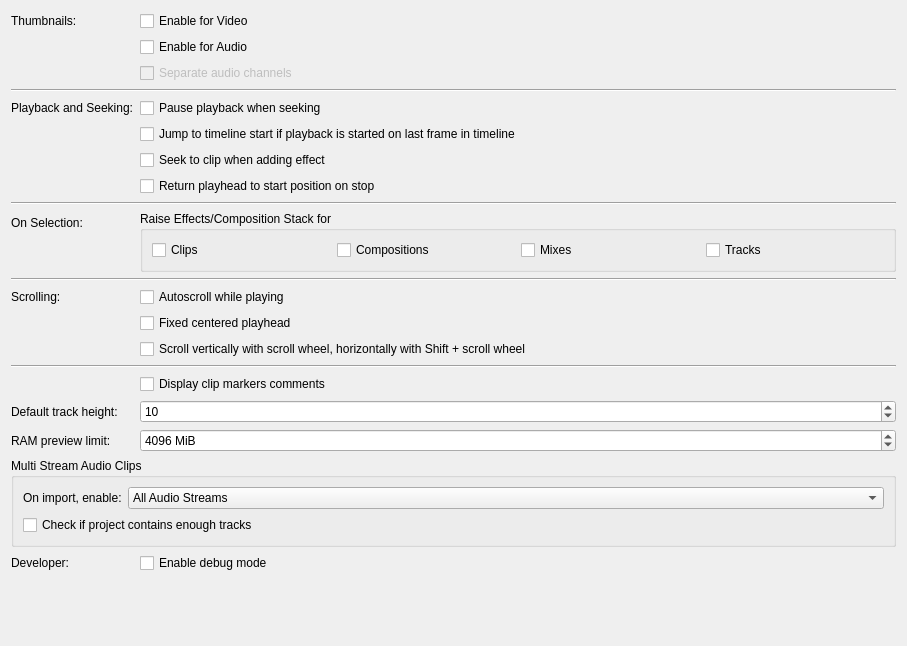
<?xml version="1.0" encoding="UTF-8"?>
<ui version="4.0">
 <author>
SPDX-FileCopyrightText: none
SPDX-License-Identifier: GPL-3.0-only OR LicenseRef-KDE-Accepted-GPL
 </author>
 <class>ConfigTimeline_UI</class>
 <widget class="QWidget" name="ConfigTimeline_UI">
  <property name="geometry">
   <rect>
    <x>0</x>
    <y>0</y>
    <width>907</width>
    <height>646</height>
   </rect>
  </property>
  <layout class="QFormLayout" name="formLayout">
   <item row="0" column="0">
    <widget class="QLabel" name="label_3">
     <property name="text">
      <string>Thumbnails:</string>
     </property>
    </widget>
   </item>
   <item row="0" column="1">
    <widget class="QCheckBox" name="kcfg_videothumbnails">
     <property name="text">
      <string>Enable for Video</string>
     </property>
    </widget>
   </item>
   <item row="1" column="1">
    <widget class="QCheckBox" name="kcfg_audiothumbnails">
     <property name="text">
      <string>Enable for Audio</string>
     </property>
    </widget>
   </item>
   <item row="2" column="1">
    <widget class="QCheckBox" name="kcfg_displayallchannels">
     <property name="enabled">
      <bool>false</bool>
     </property>
     <property name="text">
      <string>Separate audio channels</string>
     </property>
    </widget>
   </item>
   <item row="3" column="0" colspan="2">
    <widget class="Line" name="line_2">
     <property name="orientation">
      <enum>Qt::Orientation::Horizontal</enum>
     </property>
    </widget>
   </item>
   <item row="4" column="0">
    <widget class="QLabel" name="label_5">
     <property name="text">
      <string>Playback and Seeking:</string>
     </property>
    </widget>
   </item>
   <item row="4" column="1">
    <widget class="QCheckBox" name="kcfg_pauseonseek">
     <property name="text">
      <string>Pause playback when seeking</string>
     </property>
    </widget>
   </item>
   <item row="5" column="1">
    <widget class="QCheckBox" name="kcfg_jumptostart">
     <property name="text">
      <string>Jump to timeline start if playback is started on last frame in timeline</string>
     </property>
    </widget>
   </item>
   <item row="6" column="1">
    <widget class="QCheckBox" name="kcfg_seekonaddeffect">
     <property name="text">
      <string>Seek to clip when adding effect</string>
     </property>
    </widget>
   </item>
   <item row="7" column="1">
    <widget class="QCheckBox" name="kcfg_rewindOnStop">
     <property name="text">
      <string>Return playhead to start position on stop</string>
     </property>
    </widget>
   </item>
   <item row="8" column="0" colspan="2">
    <widget class="Line" name="line_3">
     <property name="orientation">
      <enum>Qt::Orientation::Horizontal</enum>
     </property>
    </widget>
   </item>
   <item row="9" column="0">
    <widget class="QLabel" name="label_7">
     <property name="text">
      <string>On Selection:</string>
     </property>
    </widget>
   </item>
   <item row="10" column="0" colspan="2">
    <widget class="Line" name="line_4">
     <property name="orientation">
      <enum>Qt::Orientation::Horizontal</enum>
     </property>
    </widget>
   </item>
   <item row="11" column="0">
    <widget class="QLabel" name="label_4">
     <property name="text">
      <string>Scrolling:</string>
     </property>
    </widget>
   </item>
   <item row="11" column="1">
    <widget class="QCheckBox" name="kcfg_autoscroll">
     <property name="text">
      <string>Autoscroll while playing</string>
     </property>
    </widget>
   </item>
   <item row="12" column="1">
    <widget class="QCheckBox" name="kcfg_centeredplayhead">
     <property name="text">
      <string>Fixed centered playhead</string>
     </property>
    </widget>
   </item>
   <item row="13" column="1">
    <widget class="QCheckBox" name="kcfg_scrollvertically">
     <property name="text">
      <string>Scroll vertically with scroll wheel, horizontally with Shift + scroll wheel</string>
     </property>
    </widget>
   </item>
   <item row="14" column="0" colspan="2">
    <widget class="Line" name="line">
     <property name="orientation">
      <enum>Qt::Orientation::Horizontal</enum>
     </property>
    </widget>
   </item>
   <item row="17" column="1">
    <widget class="QCheckBox" name="kcfg_showmarkers">
     <property name="text">
      <string>Display clip markers comments</string>
     </property>
    </widget>
   </item>
   <item row="18" column="0">
    <widget class="QLabel" name="label">
     <property name="text">
      <string>Default track height:</string>
     </property>
    </widget>
   </item>
   <item row="18" column="1">
    <widget class="QSpinBox" name="kcfg_trackheight">
     <property name="minimum">
      <number>0</number>
     </property>
     <property name="maximum">
      <number>999</number>
     </property>
     <property name="value">
      <number>10</number>
     </property>
    </widget>
   </item>
   <item row="19" column="0">
    <widget class="QLabel" name="label_ramPreviewLimitMB">
     <property name="text">
      <string>RAM preview limit:</string>
     </property>
     <property name="buddy">
      <cstring>kcfg_ramPreviewLimitMB</cstring>
     </property>
    </widget>
   </item>
   <item row="19" column="1">
    <widget class="QSpinBox" name="kcfg_ramPreviewLimitMB">
     <property name="toolTip">
      <string>Maximum RAM used by Ctrl+B timeline previews.</string>
     </property>
     <property name="minimum">
      <number>16</number>
     </property>
     <property name="maximum">
      <number>32768</number>
     </property>
     <property name="singleStep">
      <number>64</number>
     </property>
     <property name="suffix">
      <string> MiB</string>
     </property>
     <property name="value">
      <number>4096</number>
     </property>
    </widget>
   </item>
   <item row="20" column="0" colspan="2">
    <widget class="QGroupBox" name="groupBox_3">
     <property name="title">
      <string>Multi Stream Audio Clips</string>
     </property>
     <layout class="QGridLayout" name="gridLayout_4">
      <item row="0" column="1">
       <widget class="QComboBox" name="kcfg_multistream">
        <property name="sizePolicy">
         <sizepolicy hsizetype="MinimumExpanding" vsizetype="Fixed">
          <horstretch>0</horstretch>
          <verstretch>0</verstretch>
         </sizepolicy>
        </property>
        <item>
         <property name="text">
          <string>All Audio Streams</string>
         </property>
        </item>
        <item>
         <property name="text">
          <string>First Audio Stream</string>
         </property>
        </item>
        <item>
         <property name="text">
          <string>First 2 Audio Streams</string>
         </property>
        </item>
       </widget>
      </item>
      <item row="0" column="0">
       <widget class="QLabel" name="label_2">
        <property name="text">
         <string>On import, enable:</string>
        </property>
       </widget>
      </item>
      <item row="1" column="0" colspan="2">
       <widget class="QCheckBox" name="kcfg_multistream_checktrack">
        <property name="text">
         <string>Check if project contains enough tracks</string>
        </property>
       </widget>
      </item>
     </layout>
    </widget>
   </item>
   <item row="21" column="0">
    <widget class="QLabel" name="label_6">
     <property name="text">
      <string>Developer:</string>
     </property>
    </widget>
   </item>
   <item row="21" column="1">
    <widget class="QCheckBox" name="kcfg_uiDebugMode">
     <property name="text">
      <string>Enable debug mode</string>
     </property>
    </widget>
   </item>
   <item row="22" column="0">
    <spacer name="verticalSpacer">
     <property name="orientation">
      <enum>Qt::Orientation::Vertical</enum>
     </property>
     <property name="sizeHint" stdset="0">
      <size>
       <width>20</width>
       <height>23</height>
      </size>
     </property>
    </spacer>
   </item>
   <item row="9" column="1">
    <widget class="QGroupBox" name="groupBox_2">
     <property name="title">
      <string>Raise Effects/Composition Stack for</string>
     </property>
     <layout class="QGridLayout" name="gridLayout_2">
      <item row="0" column="1">
       <widget class="QCheckBox" name="kcfg_raisepropscompositions">
        <property name="text">
         <string>Compositions</string>
        </property>
       </widget>
      </item>
      <item row="0" column="3">
       <widget class="QCheckBox" name="kcfg_raisepropstracks">
        <property name="text">
         <string>Tracks</string>
        </property>
       </widget>
      </item>
      <item row="0" column="0">
       <widget class="QCheckBox" name="kcfg_raisepropsclips">
        <property name="text">
         <string>Clips</string>
        </property>
       </widget>
      </item>
      <item row="0" column="2">
       <widget class="QCheckBox" name="kcfg_raisepropsmixes">
        <property name="text">
         <string>Mixes</string>
        </property>
       </widget>
      </item>
     </layout>
    </widget>
   </item>
  </layout>
 </widget>
 <tabstops>
  <tabstop>kcfg_videothumbnails</tabstop>
  <tabstop>kcfg_audiothumbnails</tabstop>
  <tabstop>kcfg_displayallchannels</tabstop>
  <tabstop>kcfg_pauseonseek</tabstop>
  <tabstop>kcfg_jumptostart</tabstop>
  <tabstop>kcfg_seekonaddeffect</tabstop>
  <tabstop>kcfg_raisepropsclips</tabstop>
  <tabstop>kcfg_raisepropscompositions</tabstop>
  <tabstop>kcfg_raisepropsmixes</tabstop>
  <tabstop>kcfg_raisepropstracks</tabstop>
  <tabstop>kcfg_autoscroll</tabstop>
  <tabstop>kcfg_centeredplayhead</tabstop>
  <tabstop>kcfg_scrollvertically</tabstop>
  <tabstop>kcfg_showmarkers</tabstop>
  <tabstop>kcfg_trackheight</tabstop>
  <tabstop>kcfg_ramPreviewLimitMB</tabstop>
  <tabstop>kcfg_multistream</tabstop>
  <tabstop>kcfg_multistream_checktrack</tabstop>
  <tabstop>kcfg_uiDebugMode</tabstop>
 </tabstops>
 <resources/>
 <connections>
  <connection>
   <sender>kcfg_audiothumbnails</sender>
   <signal>toggled(bool)</signal>
   <receiver>kcfg_displayallchannels</receiver>
   <slot>setEnabled(bool)</slot>
   <hints>
    <hint type="sourcelabel">
     <x>186</x>
     <y>62</y>
    </hint>
    <hint type="destinationlabel">
     <x>256</x>
     <y>92</y>
    </hint>
   </hints>
  </connection>
 </connections>
</ui>
